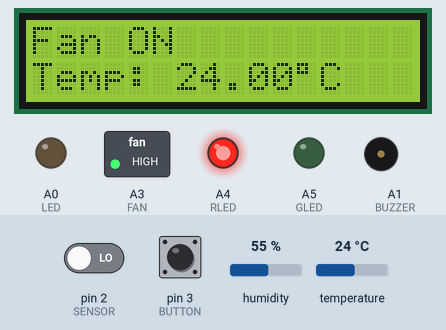
A sketch run on a simulated Arduino Uno, built with avr-gcc and run on an emulated ATmega328P. On the bench: 16×2 character LCD, switched loads named in the sketch (green lamp = pin HIGH), output pins drawn as LEDs (lit = HIGH), buzzer (waves = sounding). Dashed ring = blinking. The test bench sets the inputs (shaded band); at power-on: temperature 24 °C, pin 2 (SENSOR) LOW, pin 3 (BUTTON) LOW, humidity 55 %. What the sketch prints to the serial monitor is not drawn.

Above: at 2.9 s.
3.0 s: temperature set to 20 °C
At 4.9 s:
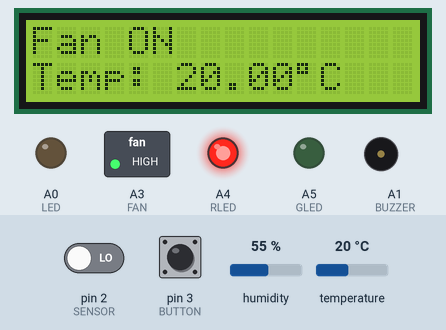
5.7 s: temperature set to 17 °C
At 6.5 s:
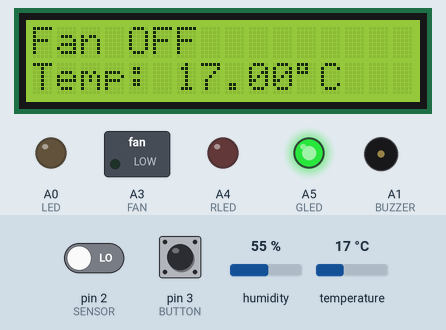
8.4 s: pin 2 (SENSOR) driven HIGH
At 8.65 s:
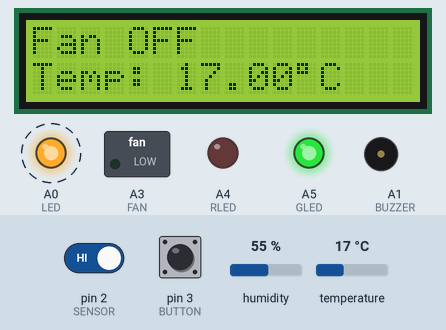
11.1 s: temperature set to 28 °C
At 12.49 s:
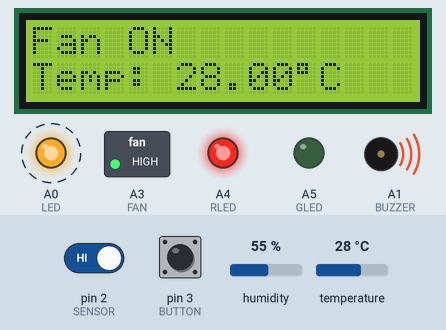
14.1 s: pin 3 (BUTTON) pulled HIGH for 2.4 s
Timing chart, 0 to 17.1 s (numbered marks = the images above; inputs shaded):
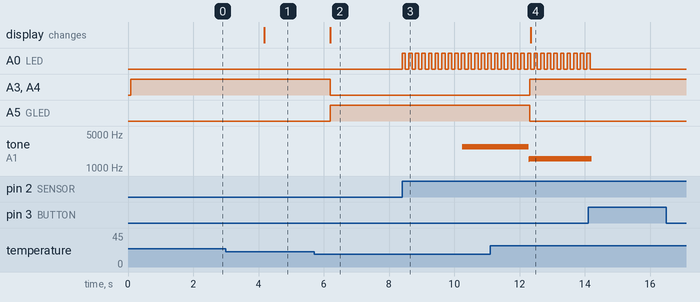

Measured:
- the behaviour switches between 19 and 18 °C on temperature (found by bisection; images 1 and 2)
- after the input at 3.0 s, the display: changes after 1.2 s (image 1)
- after the input at 5.7 s, A3 (FAN), A4 (RLED): HIGH → LOW after 0.50 s; A5 (GLED): LOW → HIGH after 0.50 s; the display: changes after 0.50 s (image 2)
- after the input at 8.4 s, A0 (LED): alternates HIGH for 0.10 s and LOW for 0.10 s, starting at once; tone on A1 (BUZZER): silent → 2766 Hz after 1.8 s, → 2749 Hz 0.01 s later
- after the input at 11.1 s, A3 (FAN), A4 (RLED): LOW → HIGH after 1.2 s; A5 (GLED): HIGH → LOW after 1.2 s; the display: changes after 1.2 s (image 4)

The sketch:

rtos_B_D.ino
```cpp
/**
 * System D - Security System on Free_RTOS
 */
#include "SysD.h"
#include "SysB.h"

/*
 * System B - Cooling System
*/
// Fan State (ON/OFF)
volatile byte fan_state = LOW;

// Controllers Definitions
LiquidCrystal lcd(13, 12, 11, 10, 9, 8);  // LCD
DHT dht(DHTPIN, DHT11);                   // DHT - Humidity and Temperature

/*
 * System D - Alarm System
*/
// Alarm state (ON/OFF)
volatile byte alarm_state = LOW;

// Motion Detected (True/False)
//int motionDetected;

void setup() {
  /*
   * System D GPIO Setup
  */
  pinMode(LED, OUTPUT);
  pinMode(BUZZER, OUTPUT);
  pinMode(SENSOR, INPUT);
  pinMode(BUTTON, INPUT);
  /*
   * System B GPIO Setup
  */
//  LEDs & FAN
  pinMode(GLED, OUTPUT);
  pinMode(RLED, OUTPUT);
  pinMode(FAN, OUTPUT);

//  DHT & LCD
  dht.begin();
  lcd.begin(16, 2); // (16, 2) -> dimensions (x,y)

  /*
   * Interrupts (System D only)
  */
  attachInterrupt(digitalPinToInterrupt(BUTTON), ISRAlarmOff, RISING);
  attachInterrupt(digitalPinToInterrupt(SENSOR), ISRAlarmOn, RISING);

  /*
   * Tasks
  */
//  System D
  xTaskCreate(TaskBuzzer, "Sound Buzzer", configMINIMAL_STACK_SIZE, NULL
  , 2, &HandleBuzzer);
  xTaskCreate(TaskBlink, "Blink LED", configMINIMAL_STACK_SIZE, NULL
  , 2, &HandleBlink);
//  System B
  xTaskCreate(TaskTempControl, "Temperature Control", configMINIMAL_STACK_SIZE, NULL
  , 0, NULL);

// Initialize Serial Monitor
  Serial.begin(9600);
  while(!Serial);
//   Start Program
  Serial.println("Start");
  vTaskStartScheduler();
}

/*
 * Empty loop()
 * Things are run inside Tasks.
*/
void loop(){}
```

SysB.h
```cpp
#ifndef SYSB_H
#define SYSB_H
//   System B - (Air)Cooling System

  // Libraries
  #include<Arduino_FreeRTOS.h>
  #include<LiquidCrystal.h> // LCD
  #include<DHT.h>           // Temperature Module

//  GPIO Pins
  #define GLED A5
  #define RLED A4
  #define FAN  A3
  #define DHTPIN 6
//  Temperature Threshold
  #define MAX 19 // 25
  #define MIN 19 // 20


/*
 * Task Definition - System D
*/
//   'Temp Control' Task-Handle Pair
  void TaskTempControl(void *pvParameters);

  float temp_control();
  void lcd_update(float temp);

#endif
```

SysB.ino
```cpp
#include "SysB.h"
#include "SysD.h"

void TaskTempControl(void *pvParameters){
  (void) pvParameters;

  Serial.println("Temp Control Task");
  vTaskDelay(10/portTICK_PERIOD_MS);

  float temp;
  for(;;){
    temp = temp_control();
    lcd_update(temp);
//    Delay for readability and stability
    delay(1000);
  }
}

float temp_control(){
  float temp;
  temp = dht.readTemperature();

  if (isnan(temp)) { // If it fails to read DHT
    Serial.println("Failed to read from DHT sensor!");
    delay(500);
    return 0;
  }

//  Temperature Control
  if(temp > MAX && fan_state == LOW){
    Serial.println("Temperature is to high. Cooling Down.");
    digitalWrite(FAN, HIGH);
    fan_state = HIGH;
  }
  else if(temp < MIN && fan_state == HIGH){
    Serial.println("Temperature stabilized.");
    digitalWrite(FAN, LOW);
    fan_state = LOW;
  }
//  LED Indicators
  if(fan_state == LOW){
    digitalWrite(GLED, HIGH);
    digitalWrite(RLED, LOW);
  }
  else if(fan_state == HIGH){
    digitalWrite(GLED, LOW);
    digitalWrite(RLED, HIGH);
  }
  return temp;
}

void lcd_update(float temp){
  lcd.clear();  // Clear LCD Screen

//  Print Fan State
  if(fan_state == HIGH){
    lcd.print("Fan ON");
  }
  else if(fan_state == LOW){
    lcd.print("Fan OFF");
  }
//  Definition of the 'degree' character
  byte degree[8] = {
  B11100,
  B10100,
  B11100,
  B00000,
  B00000,
  B00000,
  B00000,
  };
  lcd.createChar(0, degree);

//  Print Temperature
  lcd.setCursor(0, 1);
  lcd.print("Temp: ");
  lcd.print(temp);
  lcd.write(byte(0));
  lcd.print("C");
}
```

SysD.h
```cpp
#ifndef SYSD_H
#define SYSD_H
  // System D - Alarm System

  #include<Arduino_FreeRTOS.h>

  /*
   * GPIO Pins
  */
  #define LED A0
  #define BUZZER A1
  #define BUTTON 3  // INTERRUPT PORT
  #define SENSOR 2  // INTERRUPT PORT

  /*
   * Tasks & Handles
  */
//   'Blink' Task-Handle Pair
  void TaskBlink(void *pvParameters);
  TaskHandle_t HandleBlink = NULL;
//   'Buzzer' Task-Handle Pair
  void TaskBuzzer(void *pvParameters);
  TaskHandle_t HandleBuzzer = NULL;

  /*
   * Interrupts Functions
  */
//   'Alarm On'
  void ISRAlarmOn();
//   'Alarm Off'
  void ISRAlarmOff();

#endif
```

SysD.ino
```cpp
#include "SysD.h"
//#include "SysB.h"

/*
 * Interrupt Function to Call Buzzer Task and Blink Task
*/
void ISRAlarmOn(){
  BaseType_t xHigherPriorityTaskWoken = pdFALSE;
  if(alarm_state == LOW){
    Serial.println("Alarm On");
    alarm_state = HIGH;
//    Call Task
    vTaskNotifyGiveFromISR(HandleBuzzer, &xHigherPriorityTaskWoken);
//    vTaskNotifyGiveFromISR(HandleBlink, &xHigherPriorityTaskWoken);
  }
}

/*
 * Interrupt Function to 'break' Alarme loop
*/
void ISRAlarmOff(){
  if(alarm_state == HIGH){
    Serial.println("Alarm Off");
    alarm_state = LOW;
  }
}


/*
 * Task for Blinking the LED
*/
void TaskBlink(void *pvParameters){
  Serial.println(F("Blink Task"));
  delay(10);
  for(;;){
//    Wait For Call
    ulTaskNotifyTake(pdTRUE, portMAX_DELAY);

    while(alarm_state == HIGH){
      digitalWrite(LED, HIGH);
      vTaskDelay(100/portTICK_PERIOD_MS);
      digitalWrite(LED, LOW);
      vTaskDelay(100/portTICK_PERIOD_MS);
    }
  }
}

/*
 * Task for Sounding the Alarm
*/
void TaskBuzzer(void *pvParameters){
  Serial.println(F("Buzzer Task"));
  vTaskDelay(10/portTICK_PERIOD_MS);

  // Timer Vars
  int t0 = millis();
  int t1;
  volatile byte s = LOW; // LED state

  // Alarm Sound
  float sinVal;
  int toneVal;

  for(;;){
//    Wait For Call
    ulTaskNotifyTake(pdTRUE, portMAX_DELAY);
//    Alarm On
    while(alarm_state == HIGH){
      for(int x = 0; x < 180; x++){
//        Intermitent LED (Using Timer)
        t1 = millis();
        if(t1 - t0 > 100){
          s = !s;
          digitalWrite(LED, s);
          t0 = t1;
        }
//        Buzzer
        sinVal = (sin(x*(3.1412/180)));
        toneVal = 1000 + (int(sinVal*2000));
        tone(BUZZER, toneVal);
        delay(1);
      }
    }
/*
 * Only way out of while loop is the ISRAlarmOff function
 * it sets alarm_state to LOW
 * the only way to call ISRAlarmOff is with a BUTTON press
*/
//    Alarm Off
    noTone(BUZZER);
    digitalWrite(LED, LOW);
  }
}
```
